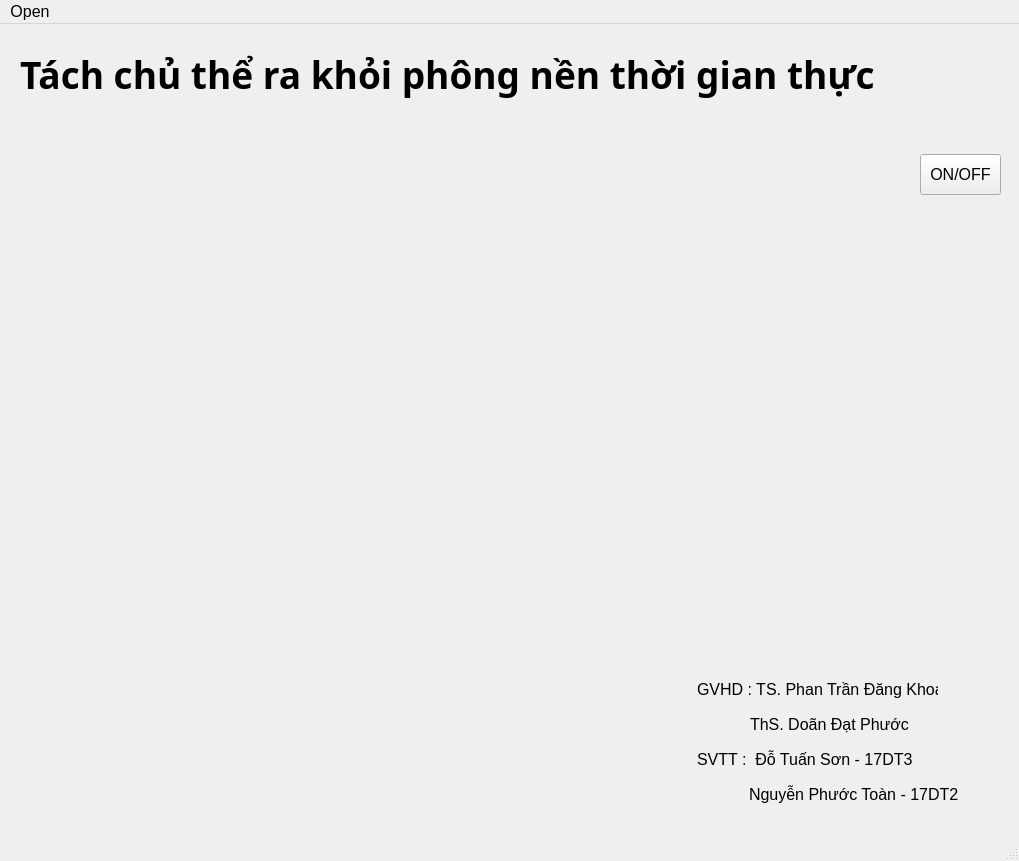
<?xml version="1.0" encoding="UTF-8"?>
<ui version="4.0">
 <class>MainWindow</class>
 <widget class="QMainWindow" name="MainWindow">
  <property name="geometry">
   <rect>
    <x>0</x>
    <y>0</y>
    <width>1019</width>
    <height>861</height>
   </rect>
  </property>
  <property name="font">
   <font>
    <pointsize>12</pointsize>
   </font>
  </property>
  <property name="windowTitle">
   <string>Đồ án tốt nghiệp</string>
  </property>
  <widget class="QWidget" name="centralwidget">
   <widget class="QPushButton" name="start">
    <property name="geometry">
     <rect>
      <x>920</x>
      <y>130</y>
      <width>81</width>
      <height>41</height>
     </rect>
    </property>
    <property name="font">
     <font>
      <pointsize>12</pointsize>
      <weight>50</weight>
      <bold>false</bold>
     </font>
    </property>
    <property name="text">
     <string>ON/OFF</string>
    </property>
   </widget>
   <widget class="QLabel" name="target">
    <property name="geometry">
     <rect>
      <x>120</x>
      <y>110</y>
      <width>768</width>
      <height>512</height>
     </rect>
    </property>
    <property name="text">
     <string/>
    </property>
    <property name="pixmap">
     <pixmap>default-video.jpg</pixmap>
    </property>
    <property name="scaledContents">
     <bool>true</bool>
    </property>
   </widget>
   <widget class="QLabel" name="logo_ftech">
    <property name="geometry">
     <rect>
      <x>47</x>
      <y>650</y>
      <width>371</width>
      <height>141</height>
     </rect>
    </property>
    <property name="text">
     <string/>
    </property>
    <property name="pixmap">
     <pixmap>ftech.png</pixmap>
    </property>
    <property name="scaledContents">
     <bool>true</bool>
    </property>
   </widget>
   <widget class="QLabel" name="logo_dtvt">
    <property name="geometry">
     <rect>
      <x>480</x>
      <y>650</y>
      <width>161</width>
      <height>141</height>
     </rect>
    </property>
    <property name="text">
     <string/>
    </property>
    <property name="pixmap">
     <pixmap>dtvt.jpeg</pixmap>
    </property>
    <property name="scaledContents">
     <bool>true</bool>
    </property>
   </widget>
   <widget class="QLabel" name="svtt_1">
    <property name="geometry">
     <rect>
      <x>697</x>
      <y>720</y>
      <width>221</width>
      <height>31</height>
     </rect>
    </property>
    <property name="text">
     <string>SVTT :  Đỗ Tuấn Sơn - 17DT3</string>
    </property>
   </widget>
   <widget class="QLabel" name="svtt_2">
    <property name="geometry">
     <rect>
      <x>749</x>
      <y>750</y>
      <width>221</width>
      <height>41</height>
     </rect>
    </property>
    <property name="font">
     <font>
      <pointsize>12</pointsize>
     </font>
    </property>
    <property name="text">
     <string>Nguyễn Phước Toàn - 17DT2</string>
    </property>
   </widget>
   <widget class="QLabel" name="gvhd_1">
    <property name="geometry">
     <rect>
      <x>697</x>
      <y>650</y>
      <width>241</width>
      <height>31</height>
     </rect>
    </property>
    <property name="text">
     <string>GVHD : TS. Phan Trần Đăng Khoa</string>
    </property>
   </widget>
   <widget class="QLabel" name="gvhd_2">
    <property name="geometry">
     <rect>
      <x>750</x>
      <y>680</y>
      <width>171</width>
      <height>41</height>
     </rect>
    </property>
    <property name="text">
     <string>ThS. Doãn Đạt Phước</string>
    </property>
   </widget>
   <widget class="QLabel" name="detai">
    <property name="geometry">
     <rect>
      <x>20</x>
      <y>10</y>
      <width>971</width>
      <height>81</height>
     </rect>
    </property>
    <property name="font">
     <font>
      <family>Sans</family>
      <pointsize>28</pointsize>
      <weight>75</weight>
      <italic>false</italic>
      <bold>true</bold>
     </font>
    </property>
    <property name="text">
     <string>Tách chủ thể ra khỏi phông nền thời gian thực</string>
    </property>
   </widget>
  </widget>
  <widget class="QMenuBar" name="menubar">
   <property name="geometry">
    <rect>
     <x>0</x>
     <y>0</y>
     <width>1019</width>
     <height>24</height>
    </rect>
   </property>
   <widget class="QMenu" name="menuOpen">
    <property name="title">
     <string>Open</string>
    </property>
    <addaction name="actionFile"/>
    <addaction name="actionWebcam"/>
   </widget>
   <addaction name="menuOpen"/>
  </widget>
  <widget class="QStatusBar" name="statusbar"/>
  <action name="actionFile">
   <property name="text">
    <string>File</string>
   </property>
  </action>
  <action name="actionWebcam">
   <property name="text">
    <string>Webcam</string>
   </property>
  </action>
 </widget>
 <resources/>
 <connections/>
</ui>
